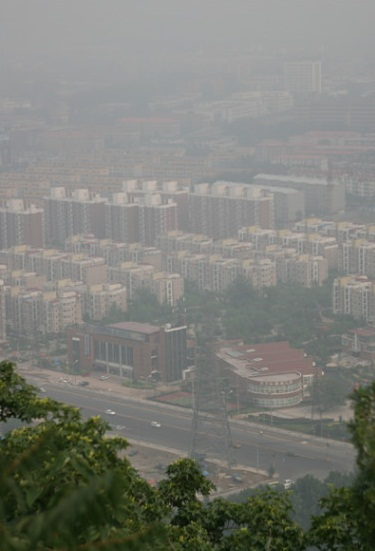
%> input picture histogram/building.jpg, 375 x 551 px
$ octave histeqTest.m   (GNU Octave 9; MATLAB toolbox functions it lacks are replaced by stand-ins)
%> lines starting %> are read from the running program, lines starting %| are printed output that depends on the picture
clear all;
%直方图均值化效果,彩色图像
orgImg=imread('F:\building.jpg');
%> orgImg is the input picture: size 551x375x3 uint8; mean R, G, B 125.1, 126.8, 120.2
R = orgImg(:,:,1);
G = orgImg(:,:,2);
B = orgImg(:,:,3);
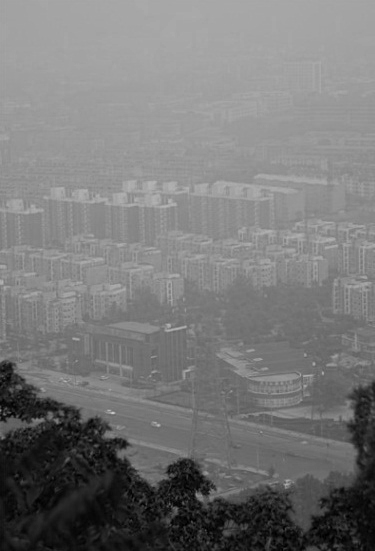
%> B: size 551x375 uint8; min 0, max 199, mean 120.2
rstImg=zeros(size(orgImg));
% R = histeq(R, 256);
% G = histeq(G, 256);
% B = histeq(B, 256);
R = adapthisteq(R);
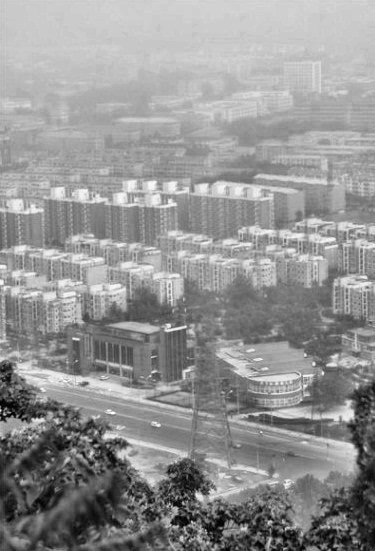
%> R: size 551x375 uint8; min 0, max 255, mean 147.7
G = adapthisteq(G);
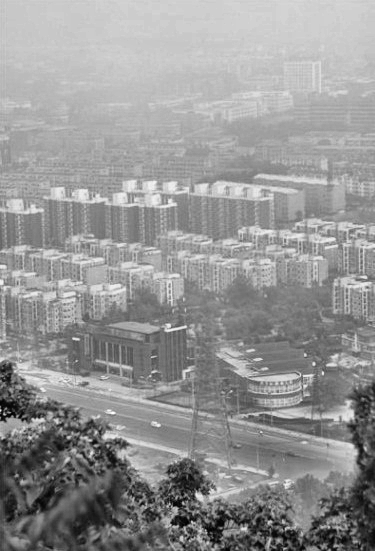
%> G: size 551x375 uint8; min 0, max 255, mean 149
B = adapthisteq(B);
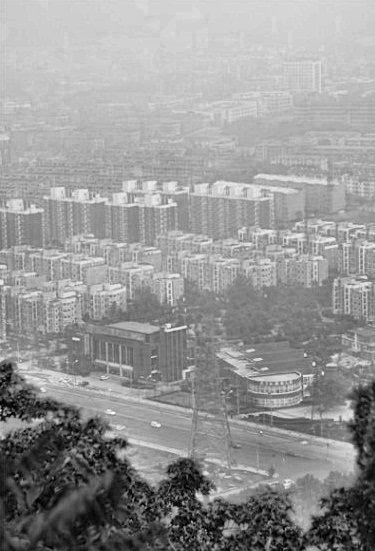
%> B: size 551x375 uint8; min 0, max 255, mean 150.3
rstImg(:,:,1) = R;
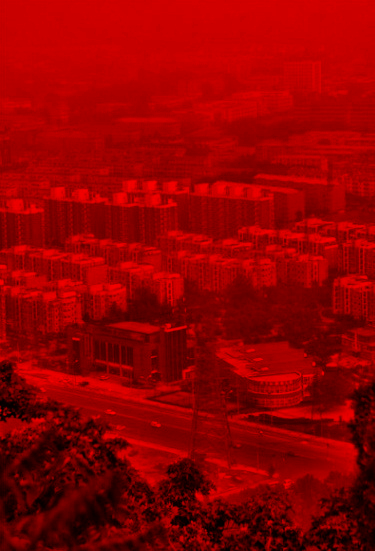
%> rstImg: size 551x375x3 double; mean R, G, B 147.7, 0, 0
rstImg(:,:,2) = G;
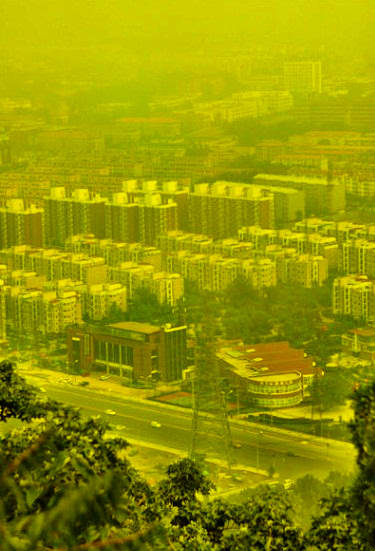
%> rstImg: size 551x375x3 double; mean R, G, B 147.7, 149, 0
rstImg(:,:,3) = B;
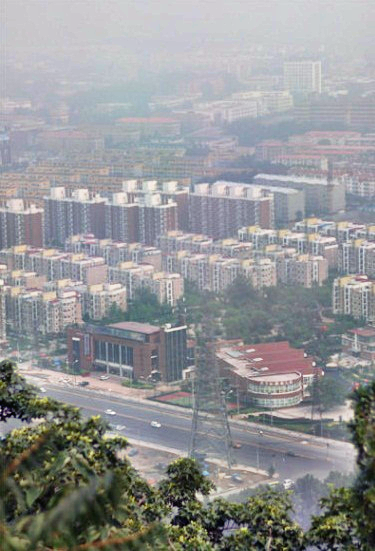
%> rstImg: size 551x375x3 double; mean R, G, B 147.7, 149, 150.3
figure;
subplot(1,2,1);
imshow(orgImg);
subplot(1,2,2);
imshow(mat2gray(rstImg));

$ run again, with histogram/pictureone.jpg copied over histogram/building.jpg
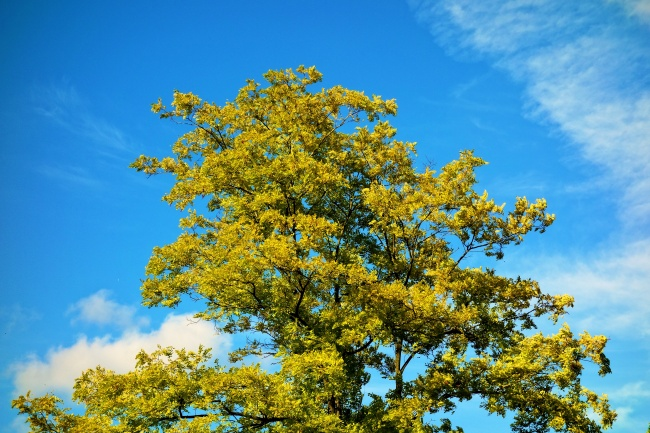
%> input picture histogram/pictureone.jpg, 650 x 433 px
%> orgImg is the input picture: size 433x650x3 uint8; mean R, G, B 91, 143.3, 149.1
%> `B = adapthisteq(B);`:
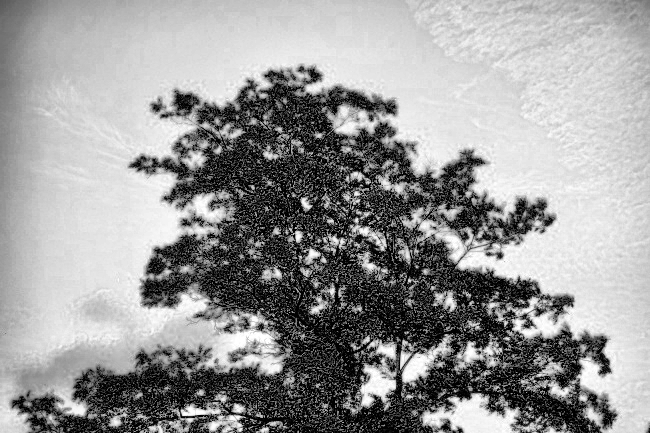
%> B: size 433x650 uint8; min 0, max 255, mean 152.2
%> `rstImg(:,:,3) = B;`:
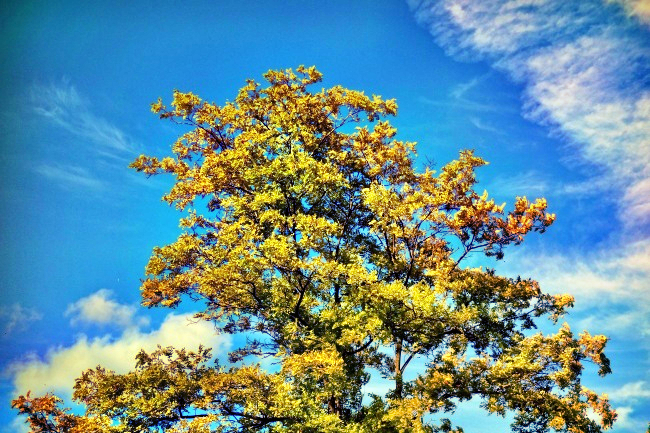
%> rstImg: size 433x650x3 double; mean R, G, B 100.6, 143, 152.2

$ run again, with histogram/picturethree.jpg copied over histogram/building.jpg
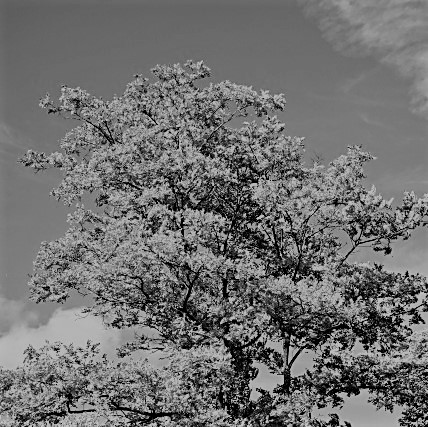
%> input picture histogram/picturethree.jpg, 428 x 427 px
%> orgImg is the input picture: size 427x428x3 uint8; min 0, max 210, mean 111.8
%> `R = adapthisteq(R);`:
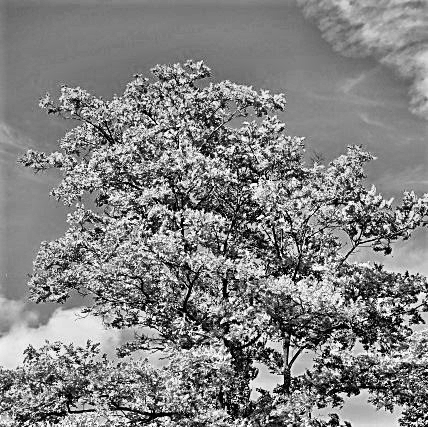
%> R: size 427x428 uint8; min 0, max 255, mean 130.3
%> `rstImg(:,:,2) = G;`:
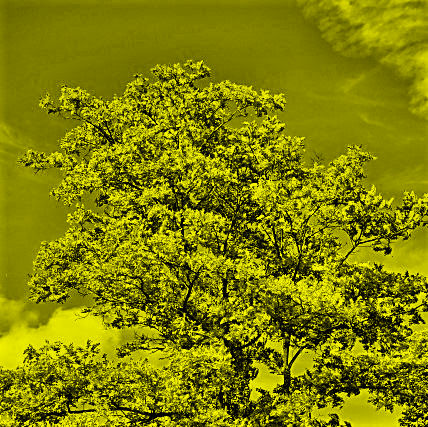
%> rstImg: size 427x428x3 double; mean R, G, B 130.3, 130.3, 0
